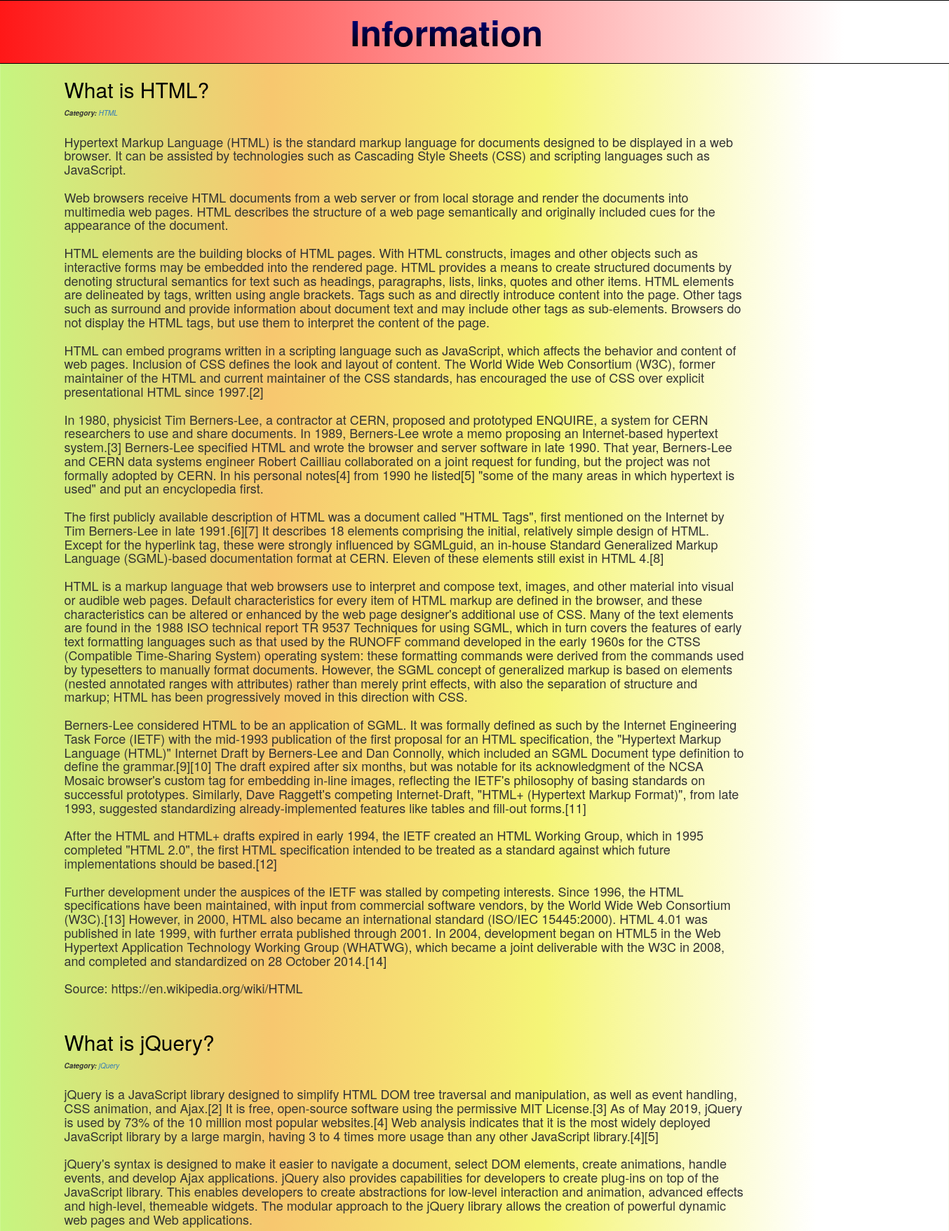
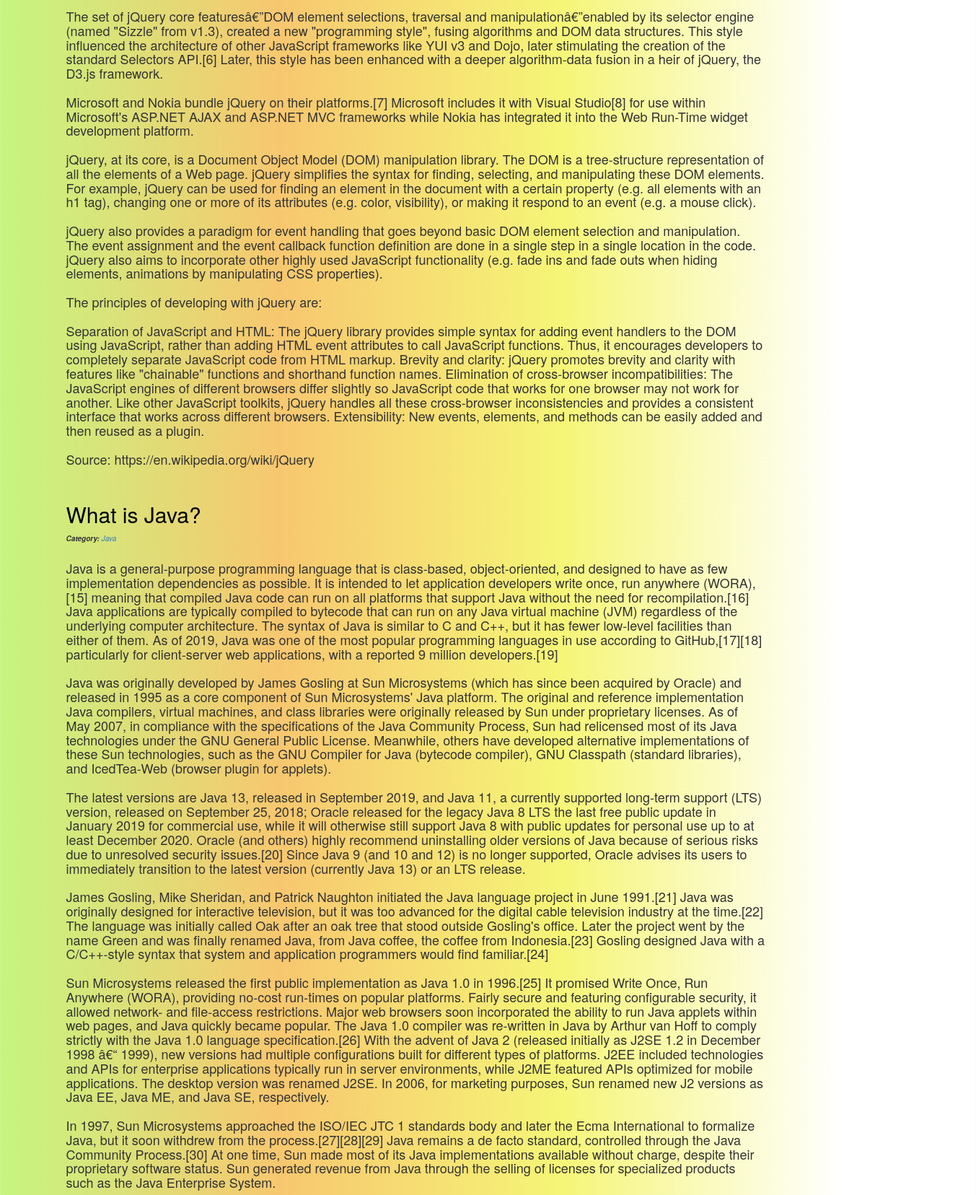
Page /CMS/view.php (upper part) on the committed database (2 pictures, top to bottom).
### tables this page shows
CREATE TABLE `cms_posts` (
  `id` int(11) NOT NULL,
  `title` text NOT NULL,
  `message` text NOT NULL,
  `category_id` int(11) NOT NULL,
  `userid` int(11) NOT NULL,
  `status` enum('published','draft','archived','') NOT NULL DEFAULT 'published',
  `created` datetime NOT NULL,
  `updated` datetime NOT NULL DEFAULT current_timestamp()
);

CREATE TABLE `cms_category` (
  `id` int(11) NOT NULL,
  `name` varchar(100) NOT NULL
);

### CMS/class/Articles.php (called while the page is built, shortened)
<?php
class Articles {
	private $postTable = 'cms_posts';
	private $categoryTable = 'cms_category';
	private $userTable = 'cms_user';
	private $conn;
	public function __construct($db){
        $this->conn = $db;
    }
	public function getArticles(){
		$query = '';
		$sqlQuery = "
			SELECT p.id, p.title, p.message, p.category_id, u.first_name, u.last_name, p.status, p.created, p.updated, c.name as category
			FROM ".$this->postTable." p
			LEFT JOIN ".$this->categoryTable." c ON c.id = p.category_id
			LEFT JOIN ".$this->userTable." u ON u.id = p.userid
			WHERE p.status ='published' $query ORDER BY p.id DESC";
		$stmt = $this->conn->prepare($sqlQuery);
		$stmt->execute();
		$result = $stmt->get_result();
		return $result;
	}
}
?>

### CMS/view.php (the view, shortened to what this page needs)
<?php
include_once 'config/Database.php';
include_once 'class/Articles.php';
$database = new Database();
$db = $database->getConnection();
$article = new Articles($db);
$article->id = (isset($_GET['id']) && $_GET['id']) ? $_GET['id'] : '0';
$result = $article->getArticles();
include('inc/header.php');
?>
<link href="css/style.css" rel="stylesheet" id="bootstrap-css">
<div class="container">
	<div id="blog" class="row">
		<div id="blog" class="row">
			<div class="header">
			<a href="#default" class="logo">Information</a>
		</div>
		<?php
		while ($post = $result->fetch_assoc()) {
			$message = str_replace("\n\r", "<br><br>", $post['message']);
		?>
			<div class="col-md-10 blogShort">
			<h2><?php echo $post['title']; ?></h2>
			<em><strong>Category:</strong> <a href="#" target="_blank"><?php echo $post['category']; ?></a></em>
			<br><br>
			<article>
				<h4><?php echo $message; ?></h4>
			</article>
			</div>
		<?php } ?>
	</div>
	<br><br>
</div>
<?php include('inc/footer.php');?>

### CMS/css/style.css (style rules this page uses)
h2 { color: black; }
.header { overflow: hidden; background-color: white; margin-left: -200px; padding: 20px 10px; width: 1543px; background-image: linear-gradient(to right, red, white 86%); border: 1px solid black; }
.header a { position: relative; float: left; color: white; text-align: center; padding: 12px; text-decoration: none; line-height: 25px; border-radius: 3rem; margin-left: 50px; }
.header a.logo { font-size: 50px; font-weight: bold; background: -webkit-linear-gradient(darkblue, black); -webkit-background-clip: text; -webkit-text-fill-color: transparent; margin-left: 600px; }

### rows in the picture
cms_posts: title "What is HTML?", cms_category.name "HTML", message "Hypertext Markup Language (HTML) is the standard markup language for documents designed to be displayed in a web browser. It can be assisted by technologies such as Cascading Style Sheets (CSS) and scripting languages such as JavaScript. Web browsers receive HTML documents from a web server or from local storage and render the documents into multimedia web pages. HTML describes the structure of a web page semantically and originally included cues for the appearance of the document. HTML elements are the building blocks of HTML pages. With HTML constructs, images and other objects such as interactive forms may be embedded into the rendered page. HTML provides a means to create structured…"
cms_posts: title "What is jQuery?", cms_category.name "jQuery", message "jQuery is a JavaScript library designed to simplify HTML DOM tree traversal and manipulation, as well as event handling, CSS animation, and Ajax.[2] It is free, open-source software using the permissive MIT License.[3] As of May 2019, jQuery is used by 73% of the 10 million most popular websites.[4] Web analysis indicates that it is the most widely deployed JavaScript library by a large margin, having 3 to 4 times more usage than any other JavaScript library.[4][5] jQuery's syntax is designed to make it easier to navigate a document, select DOM elements, create animations, handle events, and develop Ajax applications. jQuery also provides capabilities for developers to create plug-ins on…"
cms_posts: title "What is Java?", cms_category.name "Java", message "Java is a general-purpose programming language that is class-based, object-oriented, and designed to have as few implementation dependencies as possible. It is intended to let application developers write once, run anywhere (WORA),[15] meaning that compiled Java code can run on all platforms that support Java without the need for recompilation.[16] Java applications are typically compiled to bytecode that can run on any Java virtual machine (JVM) regardless of the underlying computer architecture. The syntax of Java is similar to C and C++, but it has fewer low-level facilities than either of them. As of 2019, Java was one of the most popular programming languages in use according to…"
